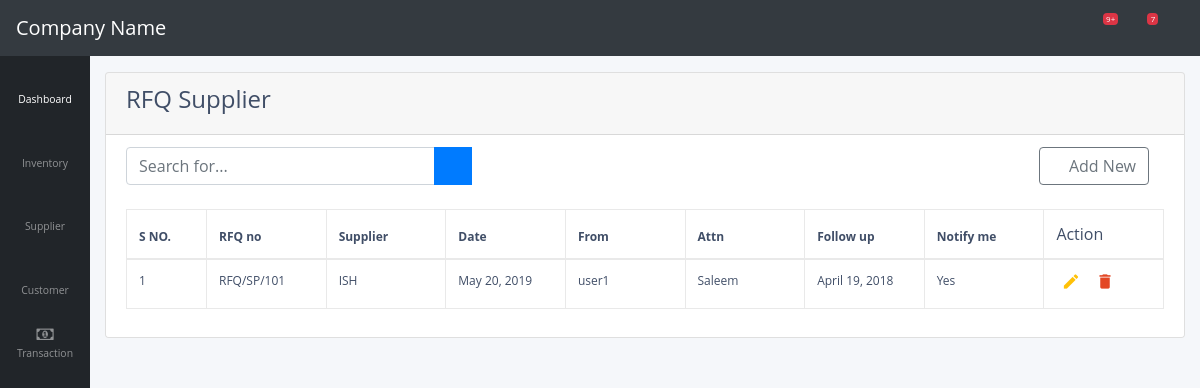
Page /supplier/rfq/ on the committed database.
### supplier/models.py (models this page shows)
class RfqSupplierHeader(models.Model):
    rfq_no = models.CharField(max_length = 100)
    date = models.DateField(default = datetime.date.today)
    attn = models.CharField(max_length = 100)
    follow_up = models.DateField(blank = True)
    show_notification = models.BooleanField(default = True)
    account_id = models.ForeignKey(ChartOfAccount, models.SET_NULL,blank=True,null=True,)

### transaction/models.py (models this page shows)
class ChartOfAccount(models.Model):
    account_title = models.CharField(max_length = 100, unique = True)
    account_type = models.CharField(max_length = 100)
    opening_balance = models.DecimalField(max_digits = 8, decimal_places = 2)
    phone_no = models.CharField(max_length = 100)
    email_address = models.CharField(max_length = 100)
    ntn = models.CharField(max_length = 100)
    Address = models.CharField(max_length = 200)
    remarks = models.CharField(max_length = 100)

### supplier/views.py (the view)
# urls.py: path('rfq/', views.rfq_supplier, name = 'rfq-supplier'),
def rfq_supplier(request):
    all_rfq = RfqSupplierHeader.objects.all()
    return render(request, 'supplier/rfq_supplier.html',{'all_rfq':all_rfq})

### supplier/templates/supplier/rfq_supplier.html
{% extends "supplier/base.html" %}
{% load crispy_forms_tags %}
{% block body %}
<div class="card" style="width: 100%;">
<div class="card-header">
  <h4>RFQ Supplier</h4>
</div>
<ul class="list-group list-group-flush">
  <li class="list-group-item">
    <div class="input-group">
      <input type="text" class="form-control col-md-4" placeholder="Search for..." aria-label="Search" aria-describedby="basic-addon2">
      <div class="input-group-append">
        <button class="btn btn-primary" type="button">
          <i class="fas fa-search"></i>
        </button>
      </div>
      <div class="col-md-8">
        <a role="button" href="{% url 'new-rfq-supplier' %}" style="float:right;" class="btn btn-outline-secondary" name="button"><i class="fas fa-plus"></i> Add New</a>
      </div>
    </div>
    <br>
    <table class="table table-bordered" id="dataTable">
        <thead>
            <tr>
                <th width="80px">S NO.</th>
                <th >RFQ no</th>
                <th>Supplier</th>
                <th >Date</th>
                <th>From</th>
                <th>Attn</th>
                <th>Follow up</th>
                <th>Notify me</th>
                <td>Action</td>
            </tr>
        </thead>
        <tbody>
          {% for row in all_rfq reversed %}
          <tr>
              <td>{{ forloop.counter }}</td>
              <td>{{ row.rfq_no }}</td>
              <td>{{ row.account_id.account_title }}</td>
              <td>{{ row.date }}</td>
              <td> user1 </td>
              <td>{{ row.attn }}</td>
              <td>{{ row.follow_up }}</td>
              <td>
                {% if row.show_notification == True %}
                  Yes
                {% else %}
                  No
                {% endif %}
              </td>
  			      <td><a class="edit_list" href="{% url 'edit-rfq-supplier' pk=row.id %}"><i class="material-icons">&#xE254;</i></a><a class="delete-rfq-supplier" data-toggle="tooltip"><i class="material-icons">&#xE872;</i></a></td>
          </tr>
          {% endfor %}
        </tbody>
    </table>
  </li>
</ul>
</div>
{% endblock body %}

### supplier/static/supplier/css/table.css (style rules this page uses)
body { color: #404E67; background: #F5F7FA; font-family: 'Open Sans', sans-serif; }
table.table { table-layout: fixed; }
table.table tr th, table.table tr td { border-color: #e9e9e9; }
table.table td a { cursor: pointer; display: inline-block; margin: 0 5px; min-width: 24px; }
table.table td a.edit_list { color: #FFC107; }
table.table td i { font-size: 19px; }
table.table thead tr th { white-space: nowrap; overflow: hidden; font-size: 14px; }
table.table tbody tr td { white-space: nowrap; overflow: hidden; text-overflow:ellipsis; font-size: 12px; }
table.table thead tr th { font-size:12px; }
#t_table, th, td { border: 1px solid; }
table.table td a.delete-rfq-supplier { color:#E34724; }

### rows in the picture
RfqSupplierHeader: rfq_no "RFQ/SP/101", account_id.account_title "ISH", date "May 20, 2019", attn "Saleem", follow_up "April 19, 2018", show_notification "Yes"
